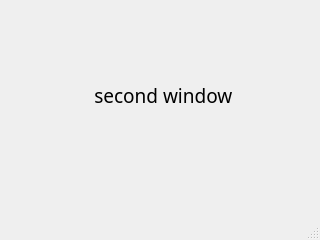
<?xml version="1.0" encoding="UTF-8"?>
<ui version="4.0">
 <class>SecWindow</class>
 <widget class="QMainWindow" name="SecWindow">
  <property name="geometry">
   <rect>
    <x>0</x>
    <y>0</y>
    <width>320</width>
    <height>240</height>
   </rect>
  </property>
  <property name="windowTitle">
   <string>MainWindow</string>
  </property>
  <widget class="QWidget" name="centralwidget">
   <widget class="QLabel" name="label">
    <property name="geometry">
     <rect>
      <x>40</x>
      <y>50</y>
      <width>221</width>
      <height>91</height>
     </rect>
    </property>
    <property name="font">
     <font>
      <family>Segoe Fluent Icons</family>
      <pointsize>14</pointsize>
      <weight>50</weight>
      <bold>false</bold>
     </font>
    </property>
    <property name="text">
     <string>           second window</string>
    </property>
   </widget>
  </widget>
  <widget class="QMenuBar" name="menubar">
   <property name="geometry">
    <rect>
     <x>0</x>
     <y>0</y>
     <width>320</width>
     <height>21</height>
    </rect>
   </property>
  </widget>
  <widget class="QStatusBar" name="statusbar"/>
 </widget>
 <resources/>
 <connections/>
</ui>
